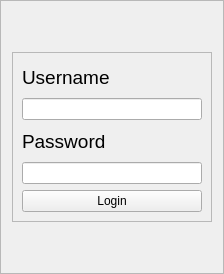
           <widget class="QFrame" name="right_side">
            <property name="frameShape">
             <enum>QFrame::StyledPanel</enum>
            </property>
            <property name="frameShadow">
             <enum>QFrame::Raised</enum>
            </property>
            <layout class="QGridLayout" name="gridLayout_4">
             <item row="2" column="0">
              <spacer name="verticalSpacer">
               <property name="orientation">
                <enum>Qt::Vertical</enum>
               </property>
               <property name="sizeHint" stdset="0">
                <size>
                 <width>20</width>
                 <height>40</height>
                </size>
               </property>
              </spacer>
             </item>
             <item row="0" column="0">
              <spacer name="verticalSpacer_2">
               <property name="orientation">
                <enum>Qt::Vertical</enum>
               </property>
               <property name="sizeHint" stdset="0">
                <size>
                 <width>20</width>
                 <height>40</height>
                </size>
               </property>
              </spacer>
             </item>
             <item row="1" column="0">
              <widget class="QFrame" name="frame_right_side">
               <property name="frameShape">
                <enum>QFrame::StyledPanel</enum>
               </property>
               <property name="frameShadow">
                <enum>QFrame::Raised</enum>
               </property>
               <layout class="QGridLayout" name="gridLayout_5">
                <item row="0" column="0">
                 <widget class="QLabel" name="label_username">
                  <property name="sizePolicy">
                   <sizepolicy hsizetype="Expanding" vsizetype="Expanding">
                    <horstretch>0</horstretch>
                    <verstretch>0</verstretch>
                   </sizepolicy>
                  </property>
                  <property name="minimumSize">
                   <size>
                    <width>180</width>
                    <height>30</height>
                   </size>
                  </property>
                  <property name="font">
                   <font>
                    <pointsize>14</pointsize>
                   </font>
                  </property>
                  <property name="text">
                   <string>Username</string>
                  </property>
                 </widget>
                </item>
                <item row="1" column="0">
                 <widget class="QLineEdit" name="lineEdit_username"/>
                </item>
                <item row="2" column="0">
                 <widget class="QLabel" name="label_password">
                  <property name="sizePolicy">
                   <sizepolicy hsizetype="Expanding" vsizetype="Expanding">
                    <horstretch>0</horstretch>
                    <verstretch>0</verstretch>
                   </sizepolicy>
                  </property>
                  <property name="minimumSize">
                   <size>
                    <width>180</width>
                    <height>30</height>
                   </size>
                  </property>
                  <property name="font">
                   <font>
                    <pointsize>14</pointsize>
                   </font>
                  </property>
                  <property name="text">
                   <string>Password</string>
                  </property>
                 </widget>
                </item>
                <item row="3" column="0">
                 <widget class="QLineEdit" name="lineEdit_password">
                  <property name="echoMode">
                   <enum>QLineEdit::Password</enum>
                  </property>
                 </widget>
                </item>
                <item row="4" column="0">
                 <widget class="QPushButton" name="button_login">
                  <property name="text">
                   <string>Login</string>
                  </property>
                 </widget>
                </item>
               </layout>
              </widget>
             </item>
            </layout>
           </widget>
